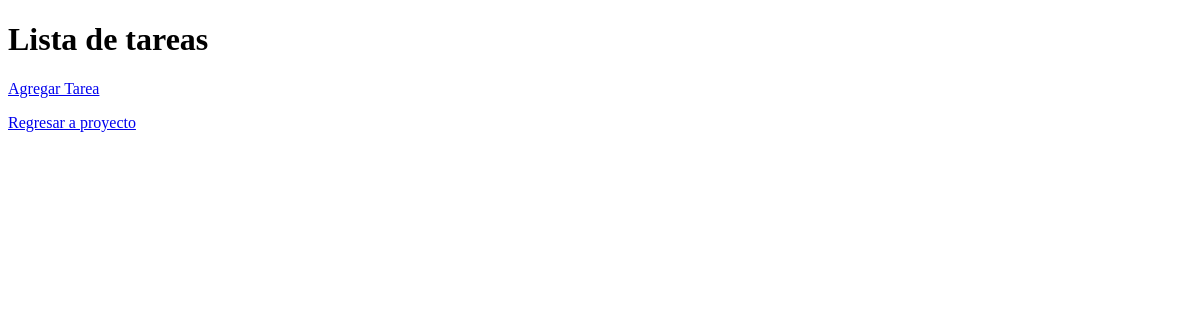
The page /project-plan/10/tasks/ (signed in) on the database as committed earlier.
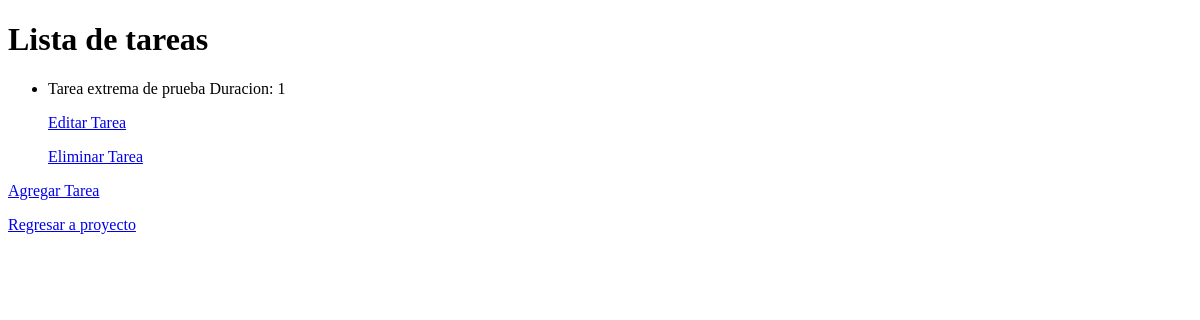
The same page on the database as committed later.
### creadorAPP/models.py (models this page shows, shortened)
class Task(models.Model):
    project = models.ForeignKey(ProjectPlan, on_delete=models.CASCADE, related_name='tasks')
    name = models.CharField(max_length=255)
    estimated_duration = models.PositiveIntegerField(help_text="Duración estimada en horas")
    created_at = models.DateTimeField(auto_now_add=True)
    start_date = models.DateField(null=True, blank=True)  # Campo para la fecha de inicio
    end_date = models.DateField(null=True, blank=True)    # Campo para la fecha de fin

### creadorAPP/views.py (the view)
# urls.py: path('project-plan/<int:project_id>/tasks/', views.task_list, name='task_list'),
@login_required
def task_list(request, project_id):
    tasks = Task.objects.filter(project = project_id)  # Consulta todas las tareas asociadas al proyecto
    return render(request, 'tasks/task_list.html', {'tasks': tasks, 'project_id':project_id})  # Renderiza la plantilla 'task_list.html'

### creadorAPP/templates/tasks/task_list.html (shortened to what this page needs)
<!DOCTYPE html>
<html>
<head>
</head>
<body>
    <h1>Lista de tareas</h1>
    <ul>
        {% for task in tasks %}
            <li>{{ task.name }} Duracion: {{task.estimated_duration}}</li>
            <p><a href="{% url 'edit_task' project_id task.id %}">Editar Tarea</a><p></p>
            <p><a href="{% url 'delete_task' project_id task.id %}">Eliminar Tarea</a><p></p>
        {% endfor %}
    </ul>
        <p><a href="{% url 'add_task' project_id %}">Agregar Tarea</a><p>
        <p><a href="{% url 'view_project_plan' project_id %}">Regresar a proyecto</a></p>
</body>
</html>

Rows that differ between the two databases and show on the page:
added Task: name "Tarea extrema de prueba", estimated_duration "1"
